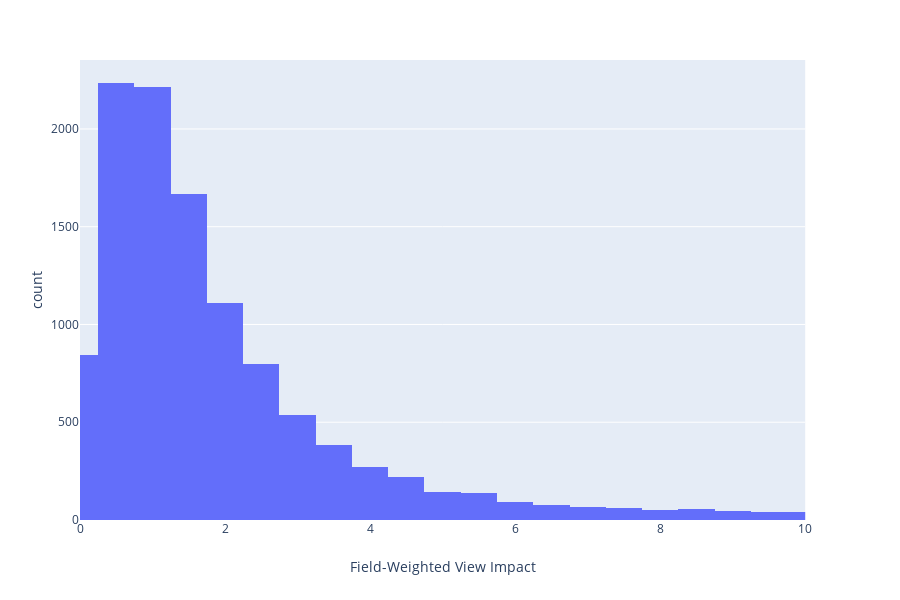

Write notebook code for a chart like this one.
### Code cell
fig = px.histogram(df_useful, x='Field-Weighted View Impact')
fig.update_xaxes(range=[0, 10])
fig.show()

### Figure 1 — Plotly figure (JSON) as saved in the notebook; plotly's stock layout.template omitted (floating-point values rounded to 4 significant figures; data arrays with more than 128 entries replaced by an {"elided": "..."} marker saying what was removed)
{"data": [{"alignmentgroup": "True", "bingroup": "x", "hoverlabel": {"namelength": 0}, "hovertemplate": "Field-Weighted View Impact=%{x}<br>count=%{y}", "legendgroup": "", "marker": {"color": "#636efa"}, "name": "", "offsetgroup": "", "orientation": "v", "showlegend": false, "type": "histogram", "x": {"elided": "11862 float values"}, "xaxis": "x", "yaxis": "y"}], "layout": {"barmode": "relative", "height": 600, "legend": {"tracegroupgap": 0}, "margin": {"t": 60}, "xaxis": {"anchor": "y", "domain": [0, 0.98], "range": [0, 10], "title": {"text": "Field-Weighted View Impact"}}, "yaxis": {"anchor": "x", "domain": [0, 1], "title": {"text": "count"}}}}
